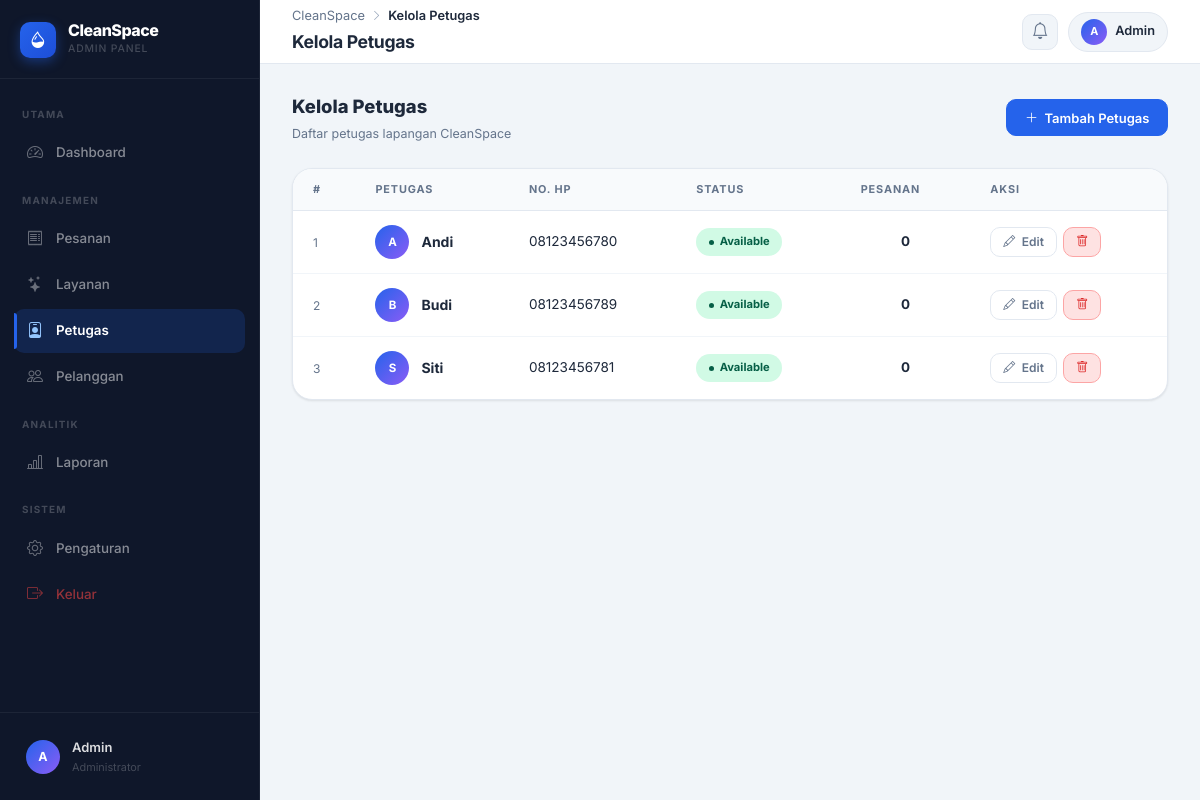
The app's page /admin/petugas/index.php (signed in), older data.
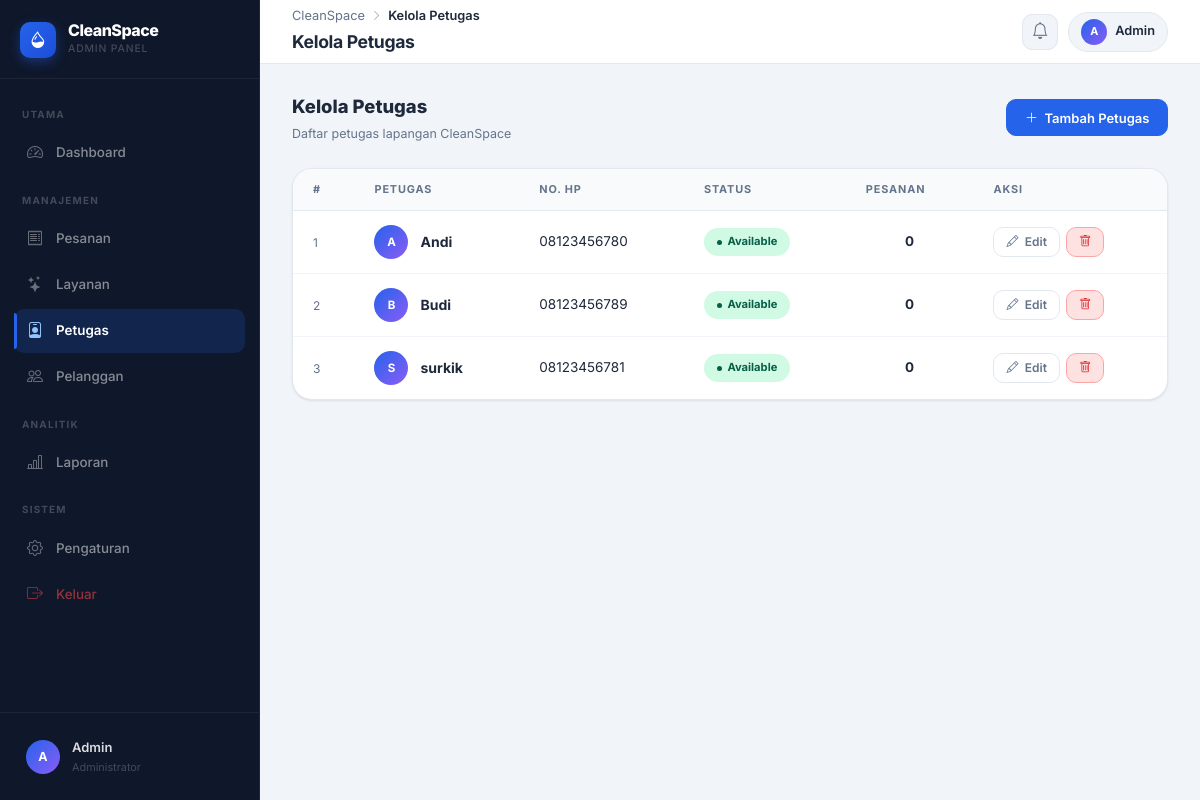
The same page, newer data.
### tables this page shows
CREATE TABLE workers (
    id           INTEGER PRIMARY KEY AUTOINCREMENT,
    nama_petugas TEXT NOT NULL,
    nomor_hp     TEXT,
    status       TEXT DEFAULT 'Available'
);

### admin/petugas/index.php (the view, shortened to what this page needs)
<?php
$basePath    = '../../';
$currentPage = 'petugas';
$pageTitle   = 'Kelola Petugas';
include '../layout/header.php';
$rows = $db->query("SELECT w.*, (SELECT COUNT(*) FROM orders WHERE worker_id = w.id) AS total_pesanan FROM workers w ORDER BY w.nama_petugas ASC");
?>
<div class="u-flex-between" style="margin-bottom:1.5rem;">
  <div>
    <h1 style="font-size:1.15rem;font-weight:800;color:var(--admin-text);margin:0 0 .15rem;">Kelola Petugas</h1>
    <p style="font-size:.78rem;color:var(--admin-muted);margin:0;">Daftar petugas lapangan CleanSpace</p>
  </div>
  <a href="form.php" class="btn btn-primary"><i class="bi bi-plus-lg"></i> Tambah Petugas</a>
</div>
<div class="admin-card">
  <div style="overflow-x:auto;">
    <table class="admin-table">
      <thead>
        <tr><th>#</th><th>Petugas</th><th>No. HP</th><th>Status</th><th>Pesanan</th><th>Aksi</th></tr>
      </thead>
      <tbody>
        <?php $no=1; $empty=true;
        while ($r = $rows->fetchArray(SQLITE3_ASSOC)):
          $avail = $r['status'] === 'Available';
        ?>
        <tr>
          <td style="color:var(--admin-muted);font-size:.75rem;"><?= $no++ ?></td>
          <td>
            <div style="display:flex;align-items:center;gap:.75rem;">
              <div style="width:34px;height:34px;border-radius:50%;background:linear-gradient(135deg,#2563eb,#8b5cf6);display:flex;align-items:center;justify-content:center;font-size:.72rem;font-weight:700;color:#fff;flex-shrink:0;">
                <?= strtoupper(mb_substr($r['nama_petugas'],0,1)) ?>
              </div>
              <div style="font-weight:700;font-size:.875rem;"><?= htmlspecialchars($r['nama_petugas']) ?></div>
            </div>
          </td>
          <td style="font-size:.845rem;"><?= htmlspecialchars($r['nomor_hp'] ?? '-') ?></td>
          <td>
            <span class="badge-status <?= $avail ? 'badge-done' : 'badge-pending' ?>">
              <?= htmlspecialchars($r['status']) ?>
            </span>
          </td>
          <td style="font-weight:700;text-align:center;"><?= (int)$r['total_pesanan'] ?></td>
          <td>
            <div style="display:flex;gap:.4rem;">
              <a href="form.php?id=<?= (int)$r['id'] ?>" class="btn btn-outline btn-sm"><i class="bi bi-pencil"></i> Edit</a>
              <a href="index.php?delete=<?= (int)$r['id'] ?>"
                 class="btn btn-sm" style="background:#fee2e2;color:#dc2626;border:1.5px solid #fca5a5;"
                 onclick="return confirm('Hapus petugas ini?')">
                <i class="bi bi-trash"></i>
              </a>
            </div>
          </td>
        </tr>
        <?php endwhile; ?>
      </tbody>
    </table>
  </div>
</div>
<?php include '../layout/footer.php'; ?>

### admin/layout/header.php (shortened to what this page needs)
<?php
$pageTitle   = $pageTitle   ?? 'Admin';
$currentPage = $currentPage ?? '';
$basePath    = $basePath    ?? '../';
?>
<!DOCTYPE html>
<html lang="id">
<head>
  <link href="https://cdn.jsdelivr.net/npm/bootstrap-icons@1.11.3/font/bootstrap-icons.min.css" rel="stylesheet">
  <link href="<?= $basePath ?>assets/css/admin.css" rel="stylesheet">
</head>
<body>
<div class="admin-wrap">
<?php include __DIR__ . '/sidebar.php'; ?>
<div class="admin-main">
  <header class="admin-topbar">
    <div class="tb-left">
      <div class="tb-breadcrumb">
        <a href="<?= $basePath ?>admin/dashboard.php">CleanSpace</a>
        <span class="sep"><i class="bi bi-chevron-right"></i></span>
        <span class="current"><?= htmlspecialchars($pageTitle) ?></span>
      </div>
      <div class="tb-title"><?= htmlspecialchars($pageTitle) ?></div>
    </div>
    <div class="tb-right">
      <div class="tb-icon-btn" title="Notifikasi">
        <i class="bi bi-bell"></i>
      </div>
      <div class="tb-admin-chip">
        <div class="sb-avatar" style="width:26px;height:26px;font-size:.68rem;">
          <?= strtoupper(mb_substr($_SESSION['nama'] ?? 'A', 0, 1)) ?>
        </div>
        <?= htmlspecialchars($_SESSION['nama'] ?? '') ?>
      </div>
    </div>
  </header>
  <div class="admin-body">

### admin/layout/sidebar.php (shortened to what this page needs)
<?php
$currentPage = $currentPage ?? '';
?>
<aside class="admin-sidebar">
  <div class="sb-logo">
    <div class="sb-logo-inner">
      <div class="sb-logo-icon"><i class="bi bi-droplet-half"></i></div>
      <div>
        <div class="sb-logo-name">CleanSpace</div>
        <div class="sb-logo-tag">Admin Panel</div>
      </div>
    </div>
  </div>
  <nav class="sb-nav">
    <div class="sb-group-label">Utama</div>
    <a href="<?= $basePath ?>admin/dashboard.php"
       class="sb-link <?= $currentPage === 'dashboard' ? 'active' : '' ?>">
      <i class="bi bi-speedometer2"></i> Dashboard
    </a>
    <div class="sb-group-label">Manajemen</div>
    <a href="<?= $basePath ?>admin/pesanan/index.php"
       class="sb-link <?= $currentPage === 'pesanan' ? 'active' : '' ?>">
      <i class="bi bi-receipt"></i> Pesanan
    </a>
    <a href="<?= $basePath ?>admin/layanan/index.php"
       class="sb-link <?= $currentPage === 'layanan' ? 'active' : '' ?>">
      <i class="bi bi-stars"></i> Layanan
    </a>
    <a href="<?= $basePath ?>admin/petugas/index.php"
       class="sb-link <?= $currentPage === 'petugas' ? 'active' : '' ?>">
      <i class="bi bi-person-badge"></i> Petugas
    </a>
    <a href="<?= $basePath ?>admin/pelanggan/index.php"
       class="sb-link <?= $currentPage === 'pelanggan' ? 'active' : '' ?>">
      <i class="bi bi-people"></i> Pelanggan
    </a>
    <div class="sb-group-label">Analitik</div>
    <a href="<?= $basePath ?>admin/laporan/index.php"
       class="sb-link <?= $currentPage === 'laporan' ? 'active' : '' ?>">
      <i class="bi bi-bar-chart-line"></i> Laporan
    </a>
    <div class="sb-group-label">Sistem</div>
    <a href="<?= $basePath ?>admin/pengaturan/index.php" class="sb-link <?= $currentPage === 'pengaturan' ? 'active' : '' ?>">
      <i class="bi bi-gear"></i> Pengaturan
    </a>
    <a href="<?= $basePath ?>auth/logout.php" class="sb-link danger">
      <i class="bi bi-box-arrow-right"></i> Keluar
    </a>
  </nav>
  <div class="sb-user">
    <div class="sb-user-inner">
      <div class="sb-avatar"><?= strtoupper(mb_substr($_SESSION['nama'] ?? 'A', 0, 1)) ?></div>
      <div style="min-width:0;">
        <div class="sb-user-name"><?= htmlspecialchars($_SESSION['nama'] ?? '') ?></div>
        <div class="sb-user-role">Administrator</div>
      </div>
    </div>
  </div>
</aside>

### admin/layout/footer.php (shortened to what this page needs)
  </div>
</div>
</div>
</body>
</html>

Row changes from the older to the newer data that the page shows:
changed workers: nama_petugas "Siti" → "surkik"
